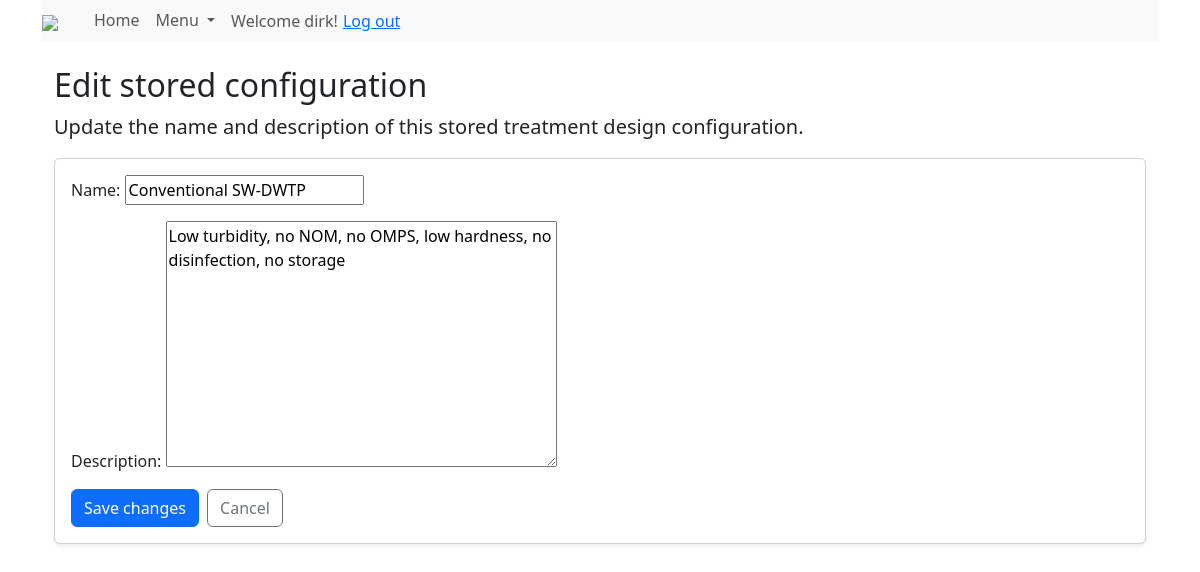
Page /configuration_manage/1/edit/ (signed in) on the committed database.
### accounts/models.py (models this page shows, shortened)
class CustomUser(AbstractUser):
    pass

### drinq/models.py (models this page shows, shortened)
class MultiStepConfiguration(models.Model):
    name = models.CharField(max_length=150)
    description = models.TextField(blank=True, null=True, max_length=500)
    user = models.ForeignKey(
        CustomUser,
        on_delete=models.CASCADE,
        related_name='multistepforms',
        db_column='user',
        blank=True, null=True)
    date_created = models.DateTimeField(auto_now_add=True)
    water_source = models.ForeignKey(
        'DesignTree',
        on_delete=models.SET_NULL,
        db_column='water_source',
        related_name='multistepforms',
        blank=True, null=True)
    session_key = models.CharField(max_length=40)
    class Meta:
        db_table = 'form_multistep'

### drinq/views.py (the view, shortened to what this page needs)
class ConfigurationUpdateView(LoginRequiredMixin, generic.UpdateView):
    model = MultiStepConfiguration
    form_class = ConfigurationNameForm
    template_name = 'drinq/configuration_edit.html'
    def get_queryset(self):
        return MultiStepConfiguration.objects.filter(user=self.request.user)

### drinq/forms.py
class ConfigurationNameForm(forms.ModelForm):
    class Meta:
        model = MultiStepConfiguration
        fields = ['name', 'description']

### templates/drinq/configuration_edit.html (shortened to what this page needs)
{% extends 'base.html' %}
{% load i18n %}
{% block content %}
<div class="container mt-4">
    <h2>Edit stored configuration</h2>
    <p class="lead">
        Update the name and description of this stored treatment design
        configuration.
    </p>
    <div class="card shadow-sm">
        <div class="card-body">
            <form method="post">
                <div class="form-group mb-3">
                    {{ form.name.label_tag }}
                    {{ form.name }}
                </div>
                <div class="form-group mb-3">
                    {{ form.description.label_tag }}
                    {{ form.description }}
                </div>
                <div class="d-flex gap-2">
                    <button type="submit" class="btn btn-primary">
                        Save changes
                    </button>
                    <a href="{% url 'configuration_manage' %}" class="btn btn-outline-secondary">
                        Cancel
                    </a>
                </div>
            </form>
        </div>
    </div>
</div>
{% endblock %}

### templates/base.html (shortened to what this page needs)
<!DOCTYPE html>
<html lang="en">
{% load static %}
{% load admin_urls %}
{% load custom_logout %}
<head>
    {% block style %}
    {% block bootstrap_theme %}
        <link rel="stylesheet" href="{%static "css/bootstrap.min.css" %}">
        <link rel="stylesheet" type="text/css" href="{% static "css/style.css" %}"/>
        <link rel="stylesheet" type="text/css" href="{% static "css/drinq.css" %}"/>
    {% endblock %}
    {% endblock %}
</head>
<body class="container">
    {% block navbar %}
    <nav class="navbar navbar-expand-lg navbar-light bg-light">
        <a class="navbar-brand" href="#">
            <img src="{% static 'logo-todrinq.png' %}" height="34">
        </a>
        <div class="collapse navbar-collapse" id="navbarSupportedContent">
            <div class="container-fluid">
                <ul class="navbar-nav mr-auto">
                    <li class="nav-item">
                        <a class="nav-link" href="{% url 'index' %}">Home</a>
                    </li>
                    <li class="nav-item dropdown">
                        <a class="nav-link dropdown-toggle" href="#" id="navbarDropdown" role="button" data-bs-toggle="dropdown" aria-haspopup="true" aria-expanded="false">
                            Menu
                        </a>
                    </li>
                    {% block userlinks %}
                    <li class="nav-item">
                        {% if user.is_authenticated %}
                            <span class="nav-link">
                            Welcome {{ user.username }}!
                            <form action="{% url 'rest_framework:logout' %}" method="post" style="display:inline;">
                                <button type="submit" class="btn btn-link p-0 align-baseline">Log out</button>
                            </form>
                            </span>
                        {% endif %}
                    </li>
                    {% endblock %}
                </ul>
            </div>
        </div>
    </nav>
    {% endblock %}
</body>
{% block content %}{% endblock %}
</html>

### drinq/static/css/drinq.css (style rules this page uses)
.navbar { background-color: rgb(255, 255, 255); margin:0%; padding: 0%; }
.h2, h2 { margin-top: .67em; }

### rows in the picture
CustomUser: username "dirk"
MultiStepConfiguration: name "Conventional SW-DWTP", description "Low turbidity, no NOM, no OMPS, low hardness, no disinfection, no storage"
